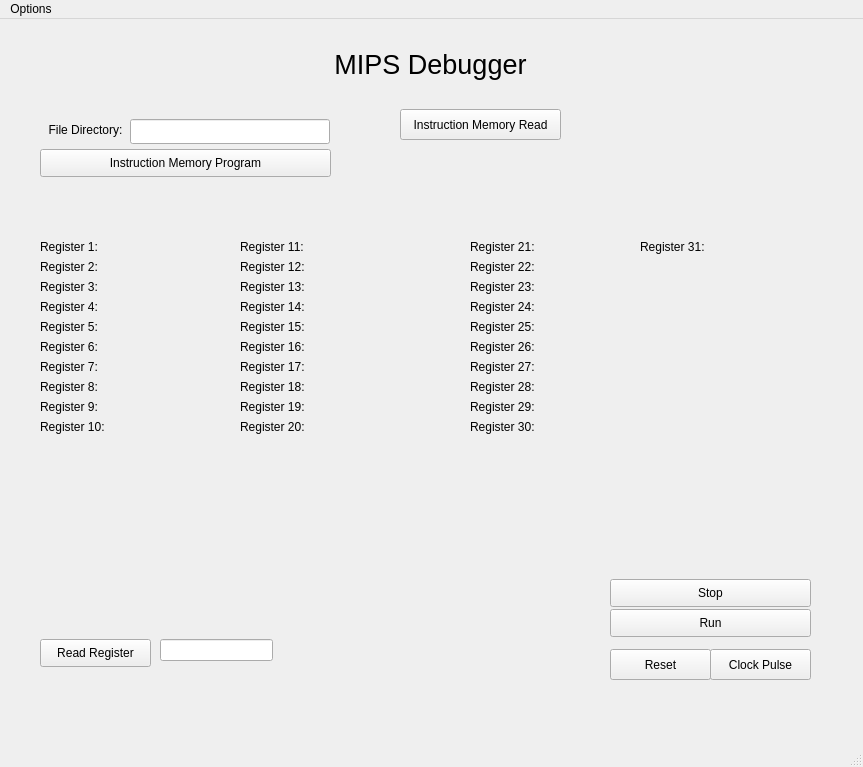
<?xml version="1.0" encoding="UTF-8"?>
<ui version="4.0">
 <class>main</class>
 <widget class="QMainWindow" name="main">
  <property name="geometry">
   <rect>
    <x>0</x>
    <y>0</y>
    <width>863</width>
    <height>767</height>
   </rect>
  </property>
  <property name="windowTitle">
   <string>MIPS Debugger</string>
  </property>
  <property name="tabShape">
   <enum>QTabWidget::Rounded</enum>
  </property>
  <widget class="QWidget" name="centralwidget">
   <widget class="QLabel" name="label_MIPS_Debugger">
    <property name="geometry">
     <rect>
      <x>290</x>
      <y>10</y>
      <width>281</width>
      <height>71</height>
     </rect>
    </property>
    <property name="font">
     <font>
      <pointsize>20</pointsize>
     </font>
    </property>
    <property name="text">
     <string>MIPS Debugger</string>
    </property>
    <property name="alignment">
     <set>Qt::AlignCenter</set>
    </property>
   </widget>
   <widget class="QPushButton" name="pushButton_clock">
    <property name="geometry">
     <rect>
      <x>710</x>
      <y>630</y>
      <width>101</width>
      <height>31</height>
     </rect>
    </property>
    <property name="text">
     <string>Clock Pulse</string>
    </property>
   </widget>
   <widget class="QLineEdit" name="LineEdit_File_Directory">
    <property name="geometry">
     <rect>
      <x>130</x>
      <y>100</y>
      <width>200</width>
      <height>25</height>
     </rect>
    </property>
   </widget>
   <widget class="QLabel" name="label__File_Directory">
    <property name="geometry">
     <rect>
      <x>30</x>
      <y>100</y>
      <width>111</width>
      <height>21</height>
     </rect>
    </property>
    <property name="text">
     <string>File Directory:</string>
    </property>
    <property name="alignment">
     <set>Qt::AlignCenter</set>
    </property>
   </widget>
   <widget class="QPushButton" name="pushButton_I_Memory_Read">
    <property name="geometry">
     <rect>
      <x>400</x>
      <y>90</y>
      <width>161</width>
      <height>31</height>
     </rect>
    </property>
    <property name="text">
     <string>Instruction Memory Read</string>
    </property>
   </widget>
   <widget class="QPushButton" name="pushButton_I_Memory_Program">
    <property name="geometry">
     <rect>
      <x>40</x>
      <y>130</y>
      <width>291</width>
      <height>28</height>
     </rect>
    </property>
    <property name="text">
     <string>Instruction Memory Program</string>
    </property>
   </widget>
   <widget class="QLabel" name="label_Value_from_I_Memory">
    <property name="geometry">
     <rect>
      <x>570</x>
      <y>100</y>
      <width>111</width>
      <height>16</height>
     </rect>
    </property>
    <property name="text">
     <string/>
    </property>
    <property name="alignment">
     <set>Qt::AlignCenter</set>
    </property>
   </widget>
   <widget class="QPushButton" name="pushButton_Reset">
    <property name="geometry">
     <rect>
      <x>610</x>
      <y>630</y>
      <width>101</width>
      <height>31</height>
     </rect>
    </property>
    <property name="text">
     <string>Reset</string>
    </property>
   </widget>
   <widget class="QPushButton" name="pushButton_Run">
    <property name="geometry">
     <rect>
      <x>610</x>
      <y>590</y>
      <width>201</width>
      <height>28</height>
     </rect>
    </property>
    <property name="text">
     <string>Run</string>
    </property>
   </widget>
   <widget class="QPushButton" name="pushButton_Stop">
    <property name="geometry">
     <rect>
      <x>610</x>
      <y>560</y>
      <width>201</width>
      <height>28</height>
     </rect>
    </property>
    <property name="text">
     <string>Stop</string>
    </property>
   </widget>
   <widget class="QPushButton" name="pushButton_Read_Reg">
    <property name="geometry">
     <rect>
      <x>40</x>
      <y>620</y>
      <width>111</width>
      <height>28</height>
     </rect>
    </property>
    <property name="text">
     <string>Read Register</string>
    </property>
   </widget>
   <widget class="QLineEdit" name="lineEdit_Reg_number">
    <property name="geometry">
     <rect>
      <x>160</x>
      <y>620</y>
      <width>113</width>
      <height>22</height>
     </rect>
    </property>
   </widget>
   <widget class="QLabel" name="Label_Reg1">
    <property name="geometry">
     <rect>
      <x>40</x>
      <y>220</y>
      <width>161</width>
      <height>16</height>
     </rect>
    </property>
    <property name="text">
     <string>Register 1:</string>
    </property>
   </widget>
   <widget class="QLabel" name="Label_Reg2">
    <property name="geometry">
     <rect>
      <x>40</x>
      <y>240</y>
      <width>171</width>
      <height>16</height>
     </rect>
    </property>
    <property name="text">
     <string>Register 2:</string>
    </property>
   </widget>
   <widget class="QLabel" name="Label_Reg3">
    <property name="geometry">
     <rect>
      <x>40</x>
      <y>260</y>
      <width>181</width>
      <height>16</height>
     </rect>
    </property>
    <property name="text">
     <string>Register 3:</string>
    </property>
   </widget>
   <widget class="QLabel" name="Label_Reg4">
    <property name="geometry">
     <rect>
      <x>40</x>
      <y>280</y>
      <width>181</width>
      <height>16</height>
     </rect>
    </property>
    <property name="text">
     <string>Register 4:</string>
    </property>
   </widget>
   <widget class="QLabel" name="Label_Reg5">
    <property name="geometry">
     <rect>
      <x>40</x>
      <y>300</y>
      <width>191</width>
      <height>16</height>
     </rect>
    </property>
    <property name="text">
     <string>Register 5:</string>
    </property>
   </widget>
   <widget class="QLabel" name="Label_Reg10">
    <property name="geometry">
     <rect>
      <x>40</x>
      <y>400</y>
      <width>191</width>
      <height>16</height>
     </rect>
    </property>
    <property name="text">
     <string>Register 10:</string>
    </property>
   </widget>
   <widget class="QLabel" name="Label_Reg7">
    <property name="geometry">
     <rect>
      <x>40</x>
      <y>340</y>
      <width>191</width>
      <height>16</height>
     </rect>
    </property>
    <property name="text">
     <string>Register 7:</string>
    </property>
   </widget>
   <widget class="QLabel" name="Label_Reg6">
    <property name="geometry">
     <rect>
      <x>40</x>
      <y>320</y>
      <width>191</width>
      <height>16</height>
     </rect>
    </property>
    <property name="text">
     <string>Register 6:</string>
    </property>
   </widget>
   <widget class="QLabel" name="Label_Reg8">
    <property name="geometry">
     <rect>
      <x>40</x>
      <y>360</y>
      <width>191</width>
      <height>16</height>
     </rect>
    </property>
    <property name="text">
     <string>Register 8:</string>
    </property>
   </widget>
   <widget class="QLabel" name="Label_Reg9">
    <property name="geometry">
     <rect>
      <x>40</x>
      <y>380</y>
      <width>191</width>
      <height>16</height>
     </rect>
    </property>
    <property name="text">
     <string>Register 9:</string>
    </property>
   </widget>
   <widget class="QLabel" name="Label_Reg15">
    <property name="geometry">
     <rect>
      <x>240</x>
      <y>300</y>
      <width>201</width>
      <height>16</height>
     </rect>
    </property>
    <property name="text">
     <string>Register 15:</string>
    </property>
   </widget>
   <widget class="QLabel" name="Label_Reg20">
    <property name="geometry">
     <rect>
      <x>240</x>
      <y>400</y>
      <width>211</width>
      <height>16</height>
     </rect>
    </property>
    <property name="text">
     <string>Register 20:</string>
    </property>
   </widget>
   <widget class="QLabel" name="Label_Reg12">
    <property name="geometry">
     <rect>
      <x>240</x>
      <y>240</y>
      <width>211</width>
      <height>16</height>
     </rect>
    </property>
    <property name="text">
     <string>Register 12:</string>
    </property>
   </widget>
   <widget class="QLabel" name="Label_Reg11">
    <property name="geometry">
     <rect>
      <x>240</x>
      <y>220</y>
      <width>201</width>
      <height>16</height>
     </rect>
    </property>
    <property name="text">
     <string>Register 11:</string>
    </property>
   </widget>
   <widget class="QLabel" name="Label_Reg19">
    <property name="geometry">
     <rect>
      <x>240</x>
      <y>380</y>
      <width>191</width>
      <height>16</height>
     </rect>
    </property>
    <property name="text">
     <string>Register 19:</string>
    </property>
   </widget>
   <widget class="QLabel" name="Label_Reg16">
    <property name="geometry">
     <rect>
      <x>240</x>
      <y>320</y>
      <width>201</width>
      <height>16</height>
     </rect>
    </property>
    <property name="text">
     <string>Register 16:</string>
    </property>
   </widget>
   <widget class="QLabel" name="Label_Reg18">
    <property name="geometry">
     <rect>
      <x>240</x>
      <y>360</y>
      <width>201</width>
      <height>16</height>
     </rect>
    </property>
    <property name="text">
     <string>Register 18:</string>
    </property>
   </widget>
   <widget class="QLabel" name="Label_Reg13">
    <property name="geometry">
     <rect>
      <x>240</x>
      <y>260</y>
      <width>211</width>
      <height>16</height>
     </rect>
    </property>
    <property name="text">
     <string>Register 13:</string>
    </property>
   </widget>
   <widget class="QLabel" name="Label_Reg17">
    <property name="geometry">
     <rect>
      <x>240</x>
      <y>340</y>
      <width>201</width>
      <height>16</height>
     </rect>
    </property>
    <property name="text">
     <string>Register 17:</string>
    </property>
   </widget>
   <widget class="QLabel" name="Label_Reg14">
    <property name="geometry">
     <rect>
      <x>240</x>
      <y>280</y>
      <width>211</width>
      <height>16</height>
     </rect>
    </property>
    <property name="text">
     <string>Register 14:</string>
    </property>
   </widget>
   <widget class="QLabel" name="Label_Reg25">
    <property name="geometry">
     <rect>
      <x>470</x>
      <y>300</y>
      <width>151</width>
      <height>16</height>
     </rect>
    </property>
    <property name="text">
     <string>Register 25:</string>
    </property>
   </widget>
   <widget class="QLabel" name="Label_Reg30">
    <property name="geometry">
     <rect>
      <x>470</x>
      <y>400</y>
      <width>161</width>
      <height>16</height>
     </rect>
    </property>
    <property name="text">
     <string>Register 30:</string>
    </property>
   </widget>
   <widget class="QLabel" name="Label_Reg22">
    <property name="geometry">
     <rect>
      <x>470</x>
      <y>240</y>
      <width>161</width>
      <height>16</height>
     </rect>
    </property>
    <property name="text">
     <string>Register 22:</string>
    </property>
   </widget>
   <widget class="QLabel" name="Label_Reg21">
    <property name="geometry">
     <rect>
      <x>470</x>
      <y>220</y>
      <width>161</width>
      <height>16</height>
     </rect>
    </property>
    <property name="text">
     <string>Register 21:</string>
    </property>
   </widget>
   <widget class="QLabel" name="Label_Reg29">
    <property name="geometry">
     <rect>
      <x>470</x>
      <y>380</y>
      <width>161</width>
      <height>16</height>
     </rect>
    </property>
    <property name="text">
     <string>Register 29:</string>
    </property>
   </widget>
   <widget class="QLabel" name="Label_Reg26">
    <property name="geometry">
     <rect>
      <x>470</x>
      <y>320</y>
      <width>151</width>
      <height>16</height>
     </rect>
    </property>
    <property name="text">
     <string>Register 26:</string>
    </property>
   </widget>
   <widget class="QLabel" name="Label_Reg28">
    <property name="geometry">
     <rect>
      <x>470</x>
      <y>360</y>
      <width>141</width>
      <height>16</height>
     </rect>
    </property>
    <property name="text">
     <string>Register 28:</string>
    </property>
   </widget>
   <widget class="QLabel" name="Label_Reg23">
    <property name="geometry">
     <rect>
      <x>470</x>
      <y>260</y>
      <width>161</width>
      <height>16</height>
     </rect>
    </property>
    <property name="text">
     <string>Register 23:</string>
    </property>
   </widget>
   <widget class="QLabel" name="Label_Reg27">
    <property name="geometry">
     <rect>
      <x>470</x>
      <y>340</y>
      <width>161</width>
      <height>16</height>
     </rect>
    </property>
    <property name="text">
     <string>Register 27:</string>
    </property>
   </widget>
   <widget class="QLabel" name="Label_Reg24">
    <property name="geometry">
     <rect>
      <x>470</x>
      <y>280</y>
      <width>171</width>
      <height>16</height>
     </rect>
    </property>
    <property name="text">
     <string>Register 24:</string>
    </property>
   </widget>
   <widget class="QLabel" name="Label_Reg31">
    <property name="geometry">
     <rect>
      <x>640</x>
      <y>220</y>
      <width>151</width>
      <height>16</height>
     </rect>
    </property>
    <property name="text">
     <string>Register 31:</string>
    </property>
   </widget>
  </widget>
  <widget class="QMenuBar" name="menubar">
   <property name="geometry">
    <rect>
     <x>0</x>
     <y>0</y>
     <width>863</width>
     <height>26</height>
    </rect>
   </property>
   <widget class="QMenu" name="menuOptions">
    <property name="title">
     <string>Options</string>
    </property>
    <addaction name="actionClose"/>
   </widget>
   <addaction name="menuOptions"/>
  </widget>
  <widget class="QStatusBar" name="statusbar"/>
  <action name="actionClose">
   <property name="text">
    <string>Close</string>
   </property>
  </action>
 </widget>
 <resources/>
 <connections/>
</ui>
